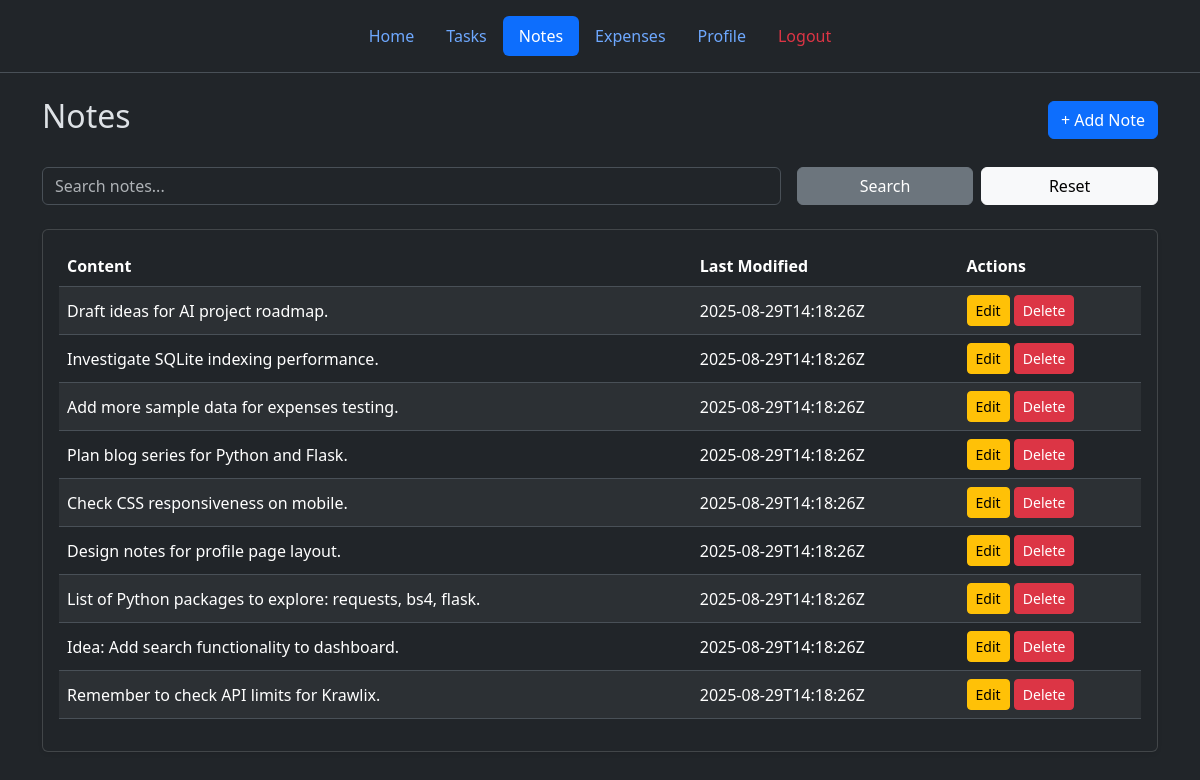
/notes (signed in), run on an earlier commit of the app's database.
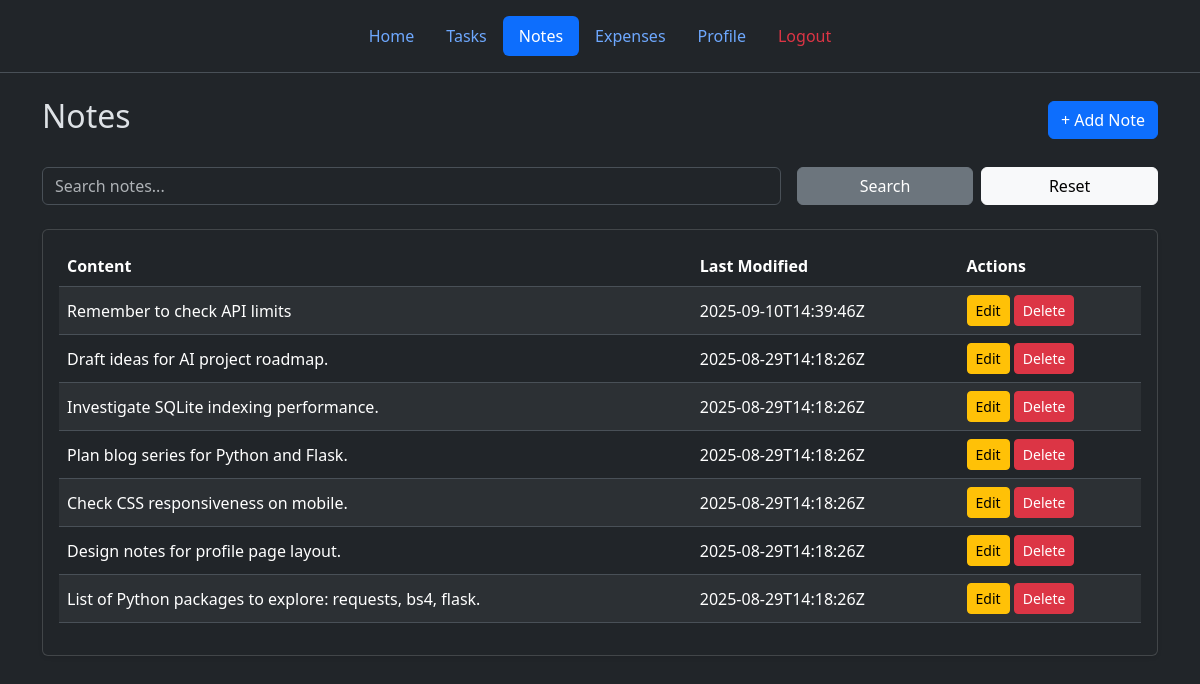
And on a later commit of the database.
### tables this page shows
CREATE TABLE notes (
  id TEXT PRIMARY KEY,            -- UUID v4
  user_id TEXT NOT NULL,
  content TEXT NOT NULL,
  is_deleted INTEGER DEFAULT 0,
  deleted_at TEXT,
  last_modified TEXT DEFAULT (strftime('%Y-%m-%dT%H:%M:%SZ','now')),
  synced INTEGER DEFAULT 0,
  FOREIGN KEY(user_id) REFERENCES users(id)
);

### web/routes.py (the view)
@main_bp.route("/notes")
@login_required
def notes_page():
    user_id = session["user_id"]
    db_path = current_app.config["DB_PATH"]
    search_term = request.args.get('q')
    all_notes = get_notes(db_path, user_id, search_term)
    return render_template("notes.html", notes=all_notes)

### web/models.py (called while the page is built)
def get_notes(db_path, user_id, search_term=None):
    query = "SELECT * FROM notes WHERE user_id=? AND is_deleted=0"
    params = [user_id]
    if search_term:
        query += " AND content LIKE ?"
        params.append(f'%{search_term}%')
    query += " ORDER BY last_modified DESC"
    with get_db_connection(db_path) as conn:
        return conn.execute(query, tuple(params)).fetchall()

### web/routes.py (called while the page is built)
def login_required(f):
    @wraps(f)
    def decorated_function(*args, **kwargs):
        if "user_id" not in session:
            flash("Please login to access this page.", "warning")
            return redirect(url_for("auth_bp.login"))
        return f(*args, **kwargs)
    return decorated_function

### web/utils.py (called while the page is built)
def get_db_connection(db_path: str):
    connect = sqlite3.connect(db_path)
    connect.row_factory = sqlite3.Row
    return connect

### web/templates/notes.html (shortened to what this page needs)
{% extends "base.html" %} {% block content %}
<div class="container mt-4">
  <div class="d-flex justify-content-between align-items-center mb-4">
    <h2>Notes</h2>
    <button
      class="btn btn-primary"
      data-bs-toggle="modal"
      data-bs-target="#addNoteModal"
    >
      + Add Note
    </button>
  </div>
  <form method="GET" class="row g-3 mb-4">
    <div class="col-md-8">
      <input
        type="text"
        name="q"
        class="form-control"
        placeholder="Search notes..."
        value="{{ request.args.get('q', '') }}"
      />
    </div>
    <div class="col-md-4 d-flex gap-2">
      <button class="btn btn-secondary w-50" type="submit">Search</button>
      <a href="{{ url_for('main_bp.notes_page') }}" class="btn btn-light w-50"
        >Reset</a
      >
    </div>
  </form>
  <div class="card shadow-sm">
    <div class="card-body">
      {% if notes %}
      <div class="table-responsive">
        <table class="table table-striped table-hover align-middle">
          <thead>
            <tr>
              <th>Content</th>
              <th>Last Modified</th>
              <th>Actions</th>
            </tr>
          </thead>
          <tbody>
            {% for note in notes %}
            <tr>
              <td>
                {{ note.content[:80] }}
              </td>
              <td>{{ note.last_modified or "-" }}</td>
              <td>
                <button
                  class="btn btn-sm btn-warning"
                  data-bs-toggle="modal"
                  data-bs-target="#editNote{{ note.id }}"
                >
                  Edit
                </button>
                <form
                  method="POST"
                  action="{{ url_for('main_bp.remove_note', note_id=note.id) }}"
                  class="d-inline"
                  onsubmit="return confirm('Are you sure you want to delete this note?');"
                >
                  <button type="submit" class="btn btn-sm btn-danger">
                    Delete
                  </button>
                </form>
              </td>
            </tr>
            {% endfor %}
          </tbody>
        </table>
      </div>
      {% else %}
      <p class="text-muted text-center">No notes available.</p>
      {% endif %}
    </div>
  </div>
</div>
{% endblock %}

What changed in the data, as far as the page shows it:
no longer on this page (row edited): notes: content "Add more sample data for expenses testing.", last_modified "2025-08-29T14:18:26Z"
no longer on this page (row edited): notes: content "Idea: Add search functionality to dashboard.", last_modified "2025-08-29T14:18:26Z"
changed notes: content "Remember to check API limits for Krawlix." → "Remember to check API limits"; last_modified "2025-08-29T14:18:26Z" → "2025-09-10T14:39:46Z"; moves up the list
